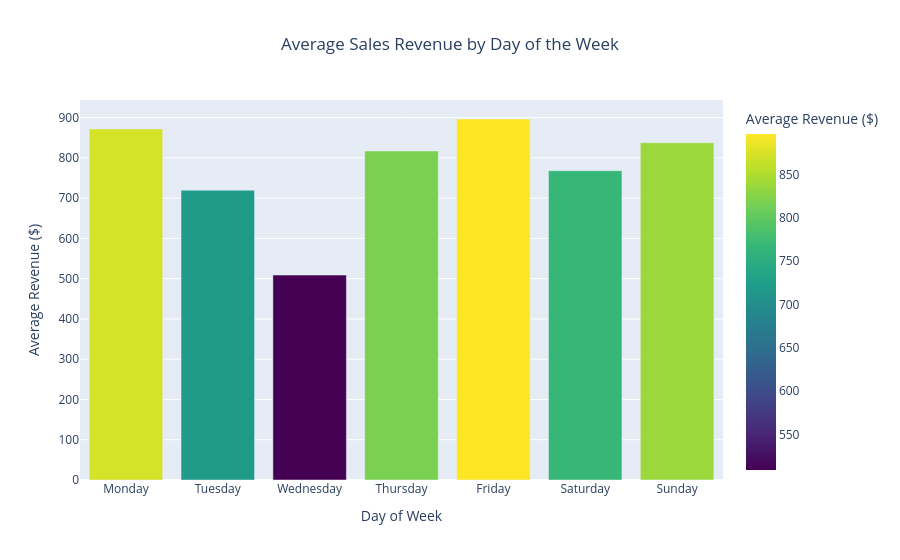

The code cell stored with this chart in its notebook:
### Code cell
dow_sales = daily_sales.groupby('day_name', observed=False)['sales_revenue'].mean().reset_index()

fig = px.bar(
    dow_sales, 
    x='day_name', 
    y='sales_revenue', 
    title='Average Sales Revenue by Day of the Week',
    labels={'sales_revenue': 'Average Revenue ($)', 'day_name': 'Day of Week'},
    color='sales_revenue', 
    color_continuous_scale='Viridis'
)

fig.update_layout(
    xaxis_title='Day of Week', 
    yaxis_title='Average Revenue ($)',
    title_x=0.5
)
fig.show()

### Figure 1 — Plotly figure (JSON) as saved in the notebook; plotly's stock layout.template omitted (floating-point values rounded to 4 significant figures)
{"data": [{"hovertemplate": "Day of Week=%{x}<br>Average Revenue ($)=%{marker.color}<extra></extra>", "legendgroup": "", "marker": {"color": [871.8, 719.8, 509.0, 817.2, 896.6, 768.2, 837.7], "coloraxis": "coloraxis", "pattern": {"shape": ""}}, "name": "", "orientation": "v", "showlegend": false, "textposition": "auto", "type": "bar", "x": ["Monday", "Tuesday", "Wednesday", "Thursday", "Friday", "Saturday", "Sunday"], "xaxis": "x", "y": [871.8, 719.8, 509.0, 817.2, 896.6, 768.2, 837.7], "yaxis": "y"}], "layout": {"barmode": "relative", "coloraxis": {"autocolorscale": false, "colorbar": {"title": {"text": "Average Revenue ($)"}}, "colorscale": [[0, "#440154"], [0.1111, "#482878"], [0.2222, "#3e4989"], [0.3333, "#31688e"], [0.4444, "#26828e"], [0.5556, "#1f9e89"], [0.6667, "#35b779"], [0.7778, "#6ece58"], [0.8889, "#b5de2b"], [1, "#fde725"]]}, "legend": {"tracegroupgap": 0}, "title": {"text": "Average Sales Revenue by Day of the Week", "x": 0.5}, "xaxis": {"anchor": "y", "domain": [0, 1], "title": {"text": "Day of Week"}}, "yaxis": {"anchor": "x", "domain": [0, 1], "title": {"text": "Average Revenue ($)"}}}}
